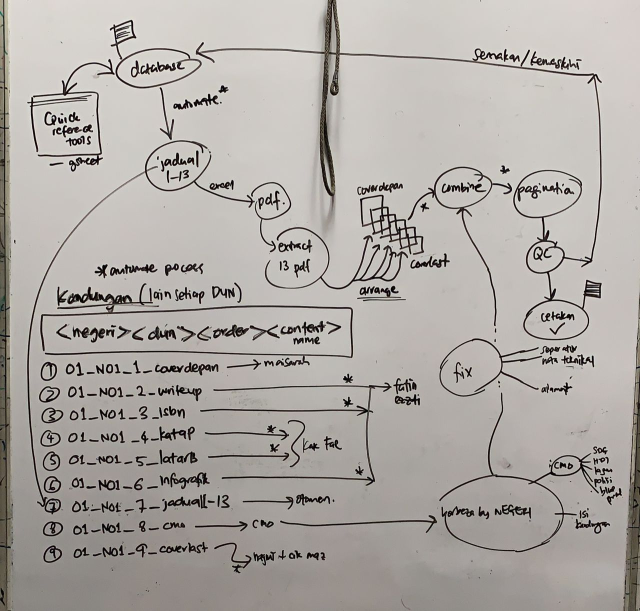
#> input picture generate book/flow_bookgenerate.jpg, 1280 x 1221 px (shown at 1/2 size)
$ python 3.cropimage.py
#> lines starting #> are read from the running program, lines starting #| are printed output that depends on the picture
#pip install pillow

from PIL import Image

print("image file:")
pdf_path = input()
#> the answer given: ../flow_bookgenerate.jpg

img = Image.open(pdf_path)
#> img is the input picture: PIL image 1280x1221 RGB; mean R, G, B 174.5, 169.8, 165.4

left = 90
top = 15
right = 640
bottom = 450

img_res = img.crop((left, top, right, bottom))
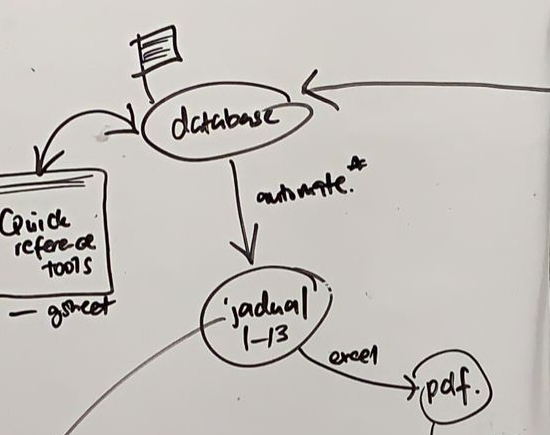
#> img_res: PIL image 550x435 RGB; mean R, G, B 196.6, 192.7, 188.1

#Saving pages in PNG format

img_res.save('crop'+pdf_path)
